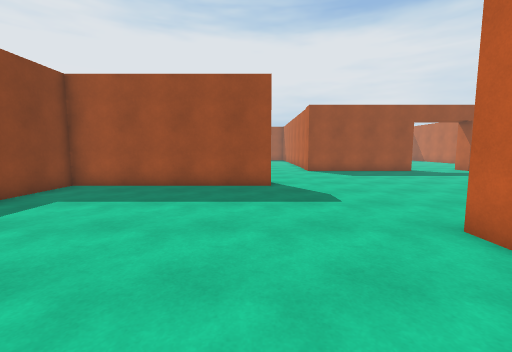
view 1 (above)

23 first-person views from a walk through a 3-D level made in the Unity game engine. The camera is 1.4 m above the floor, tilts 6° down and sees 90° across. The floor is counted in squares, 1 m on a side. Each view is taken from the middle of a square. On the plan, view 1 faces up. The plan holds only what a view shows up to about 13 squares ahead; the rest is blank. The player character is not drawn. Surface patterns are stand-ins for the level's own textures.

view 2
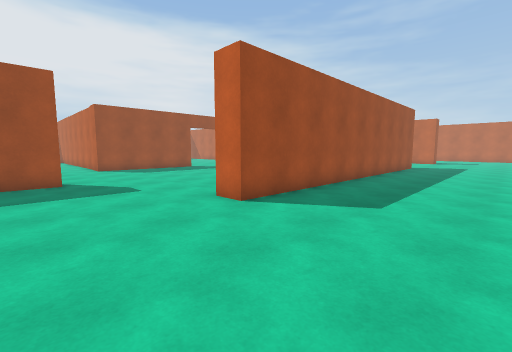

view 3
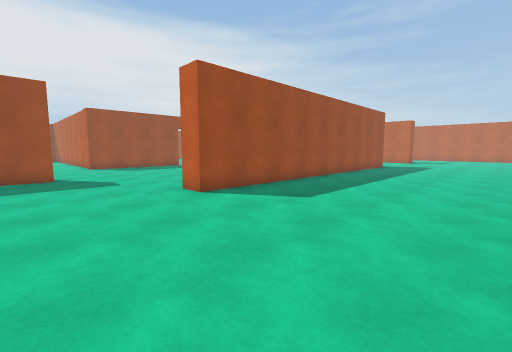

view 4
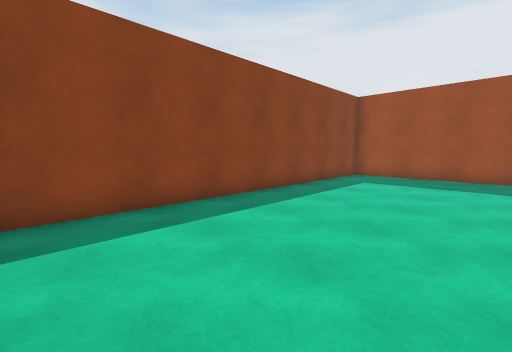

view 5
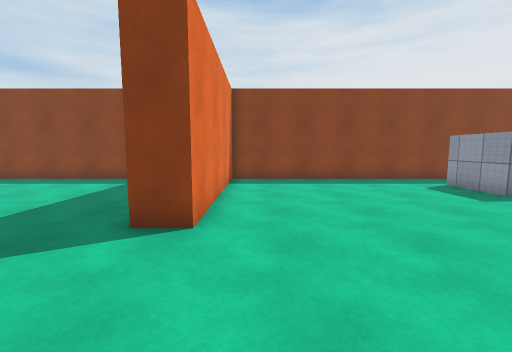

view 6
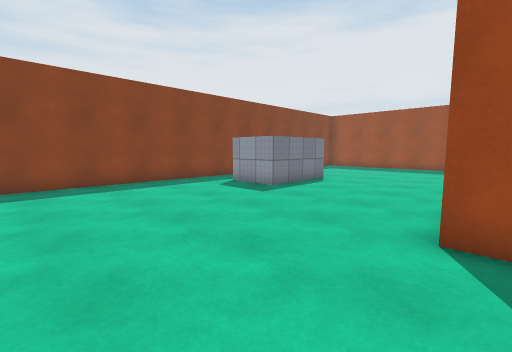

view 7
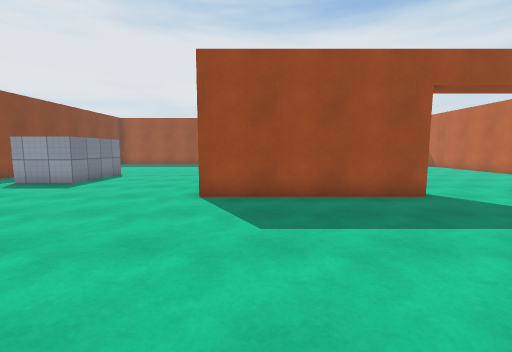

view 8
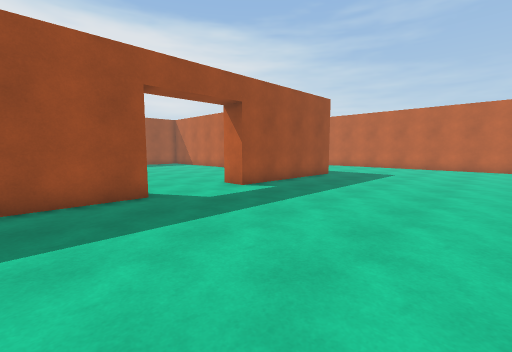

view 9
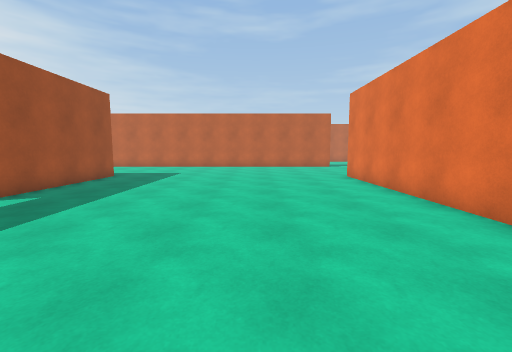

view 10
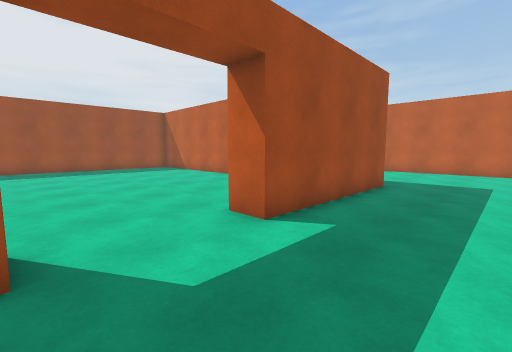

view 11
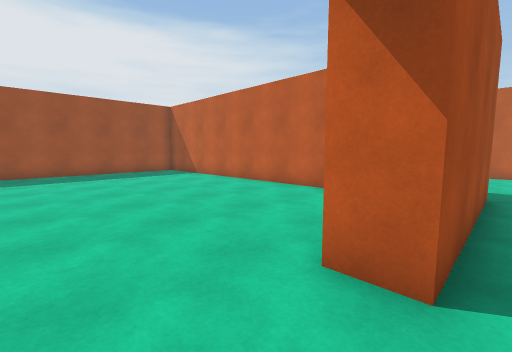

view 12
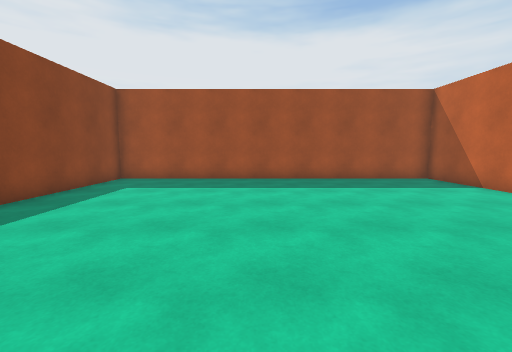

view 13
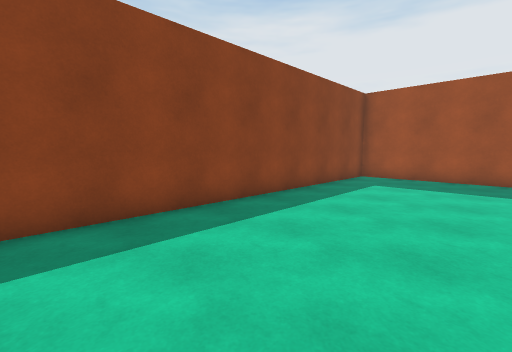

view 14
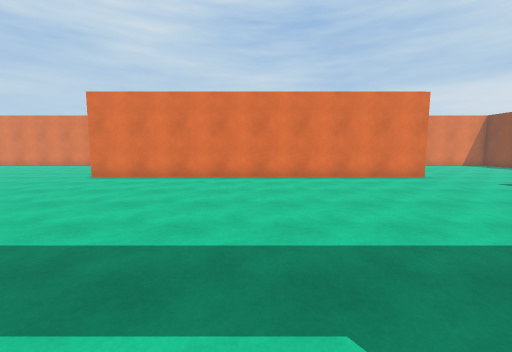

view 15
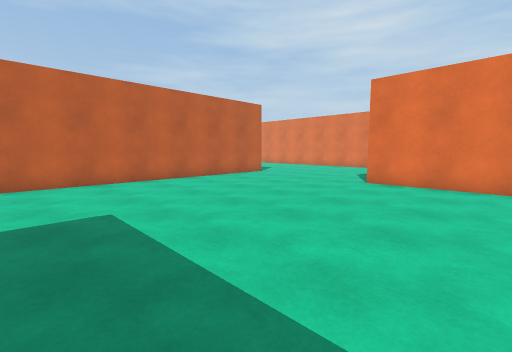

view 16
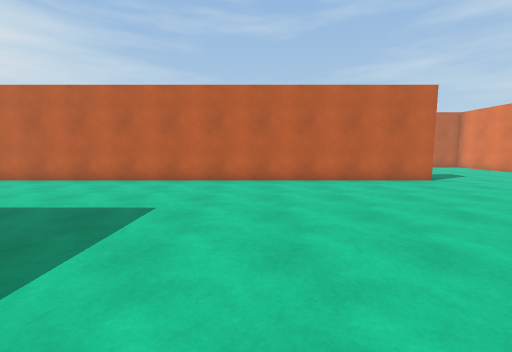

view 17
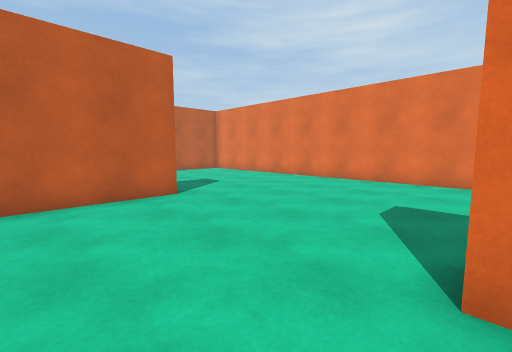

view 18
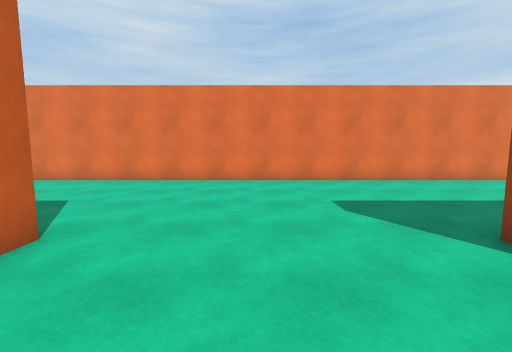

view 19
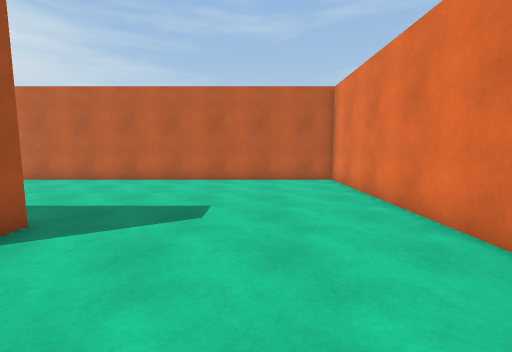

view 20
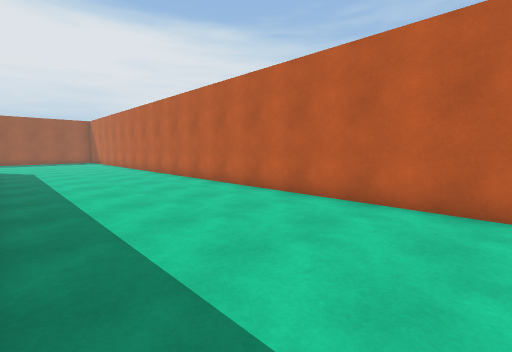

view 21
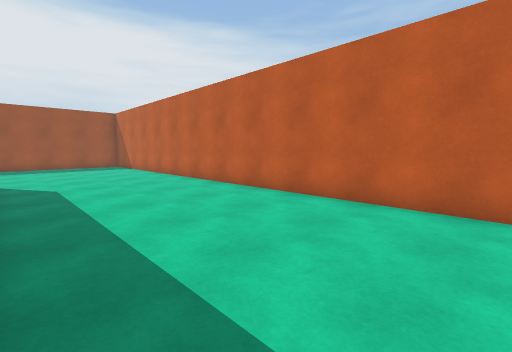

view 22
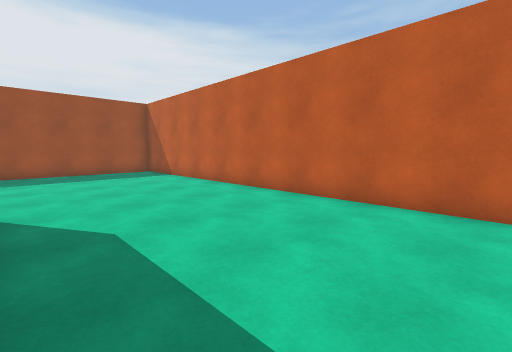

view 23
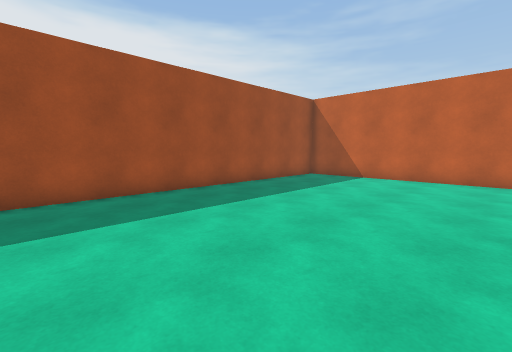

### Floor plan
Points are (right, up) in squares from view 1. A wall is a line through its corners. A room is listed if a view was taken in it or the views show most of it. See-through windows are left out.
Room 1 (views 1, 2, 3, 4, 5, 6, 7, 8, 9, 10, 11, 14, 15, 16, 17, 18, 19, 20, 21, 22, 23)
walls: (10, 16.4) (3.2, 16.4); (20.4, 16.4) (13.7, 16.4) (13.7, 17.6); (12.4, 3.1) (3.6, 3.1) (3.6, 4.3) (20.2, 4.3); (27.4, 3) (27.4, 22.5); (12.6, -4.5) (35.7, -4.5) (35.7, 29.9); (28.6, 3.1) (28, 3.1); (-2.6, 23.4) (-2.6, 19.5) (-5, 19.5); (-7, 21.8) (-7, 10.9) (0.6, 10.9) (0.6, 9.8) (-7, 9.8) (-7, -4.1); (33.4, 32.2) (22.9, 32.2)
ways out: opening at (11.5, 17.2) to room 2
Room 2 (views 12, 13)
walls: (19.2, 28.1) (19.2, 32.2) (4.6, 32.2) (4.6, 18.9); (19.2, 20.6) (19.2, 26.4)
ways out: opening at (11.5, 17.2) to room 1

Positions as (right, up) in squares from view 1, and headings:
1: (0, 0), facing up
2: (-1, -2), facing up-right
3: (-1, -4), facing up-right
4: (-1, -4), facing up-left
5: (5, 12), facing left
6: (4, 12), facing up-left
7: (5, 9), facing up
8: (7, 9), facing up-right
9: (7, 9), facing right
10: (10, 13), facing up-right
11: (11, 16), facing up-right
12: (11, 20), facing up
13: (10, 19), facing up-left
14: (12, 17), facing down
15: (16, 15), facing down-right
16: (16, 11), facing right
17: (20, 7), facing down-right
18: (24, 7), facing down
19: (24, -1), facing right
20: (29, 2), facing up-right
21: (29, 10), facing up-right
22: (29, 16), facing up-right
23: (23, 24), facing up-right
